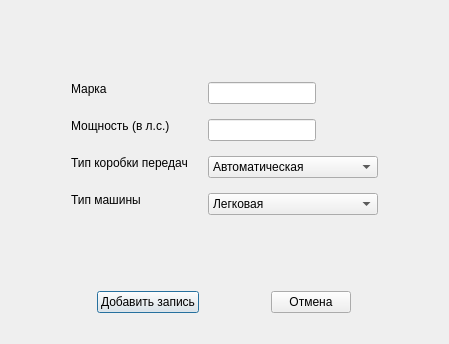
<?xml version="1.0" encoding="UTF-8"?>
<ui version="4.0">
 <class>AddRowClass</class>
 <widget class="QDialog" name="AddRowClass">
  <property name="geometry">
   <rect>
    <x>0</x>
    <y>0</y>
    <width>449</width>
    <height>344</height>
   </rect>
  </property>
  <property name="windowTitle">
   <string>Dialog</string>
  </property>
  <layout class="QVBoxLayout" name="verticalLayout">
   <item>
    <widget class="QLabel" name="label_5">
     <property name="sizePolicy">
      <sizepolicy hsizetype="Preferred" vsizetype="Fixed">
       <horstretch>0</horstretch>
       <verstretch>0</verstretch>
      </sizepolicy>
     </property>
     <property name="text">
      <string/>
     </property>
     <property name="alignment">
      <set>Qt::AlignCenter</set>
     </property>
    </widget>
   </item>
   <item>
    <layout class="QFormLayout" name="formLayout">
     <property name="formAlignment">
      <set>Qt::AlignCenter</set>
     </property>
     <property name="horizontalSpacing">
      <number>20</number>
     </property>
     <property name="verticalSpacing">
      <number>15</number>
     </property>
     <property name="leftMargin">
      <number>60</number>
     </property>
     <property name="topMargin">
      <number>40</number>
     </property>
     <property name="rightMargin">
      <number>60</number>
     </property>
     <property name="bottomMargin">
      <number>40</number>
     </property>
     <item row="0" column="0">
      <widget class="QLabel" name="label">
       <property name="sizePolicy">
        <sizepolicy hsizetype="Fixed" vsizetype="Fixed">
         <horstretch>0</horstretch>
         <verstretch>0</verstretch>
        </sizepolicy>
       </property>
       <property name="text">
        <string>Марка</string>
       </property>
      </widget>
     </item>
     <item row="1" column="0">
      <widget class="QLabel" name="label_2">
       <property name="sizePolicy">
        <sizepolicy hsizetype="Fixed" vsizetype="Fixed">
         <horstretch>0</horstretch>
         <verstretch>0</verstretch>
        </sizepolicy>
       </property>
       <property name="text">
        <string>Мощность (в л.с.)</string>
       </property>
      </widget>
     </item>
     <item row="2" column="0">
      <widget class="QLabel" name="label_3">
       <property name="sizePolicy">
        <sizepolicy hsizetype="Fixed" vsizetype="Fixed">
         <horstretch>0</horstretch>
         <verstretch>0</verstretch>
        </sizepolicy>
       </property>
       <property name="text">
        <string>Тип коробки передач</string>
       </property>
      </widget>
     </item>
     <item row="3" column="0">
      <widget class="QLabel" name="label_4">
       <property name="sizePolicy">
        <sizepolicy hsizetype="Fixed" vsizetype="Fixed">
         <horstretch>0</horstretch>
         <verstretch>0</verstretch>
        </sizepolicy>
       </property>
       <property name="text">
        <string>Тип машины</string>
       </property>
      </widget>
     </item>
     <item row="0" column="1">
      <widget class="QLineEdit" name="lineEdit">
       <property name="sizePolicy">
        <sizepolicy hsizetype="Fixed" vsizetype="Fixed">
         <horstretch>0</horstretch>
         <verstretch>0</verstretch>
        </sizepolicy>
       </property>
      </widget>
     </item>
     <item row="1" column="1">
      <widget class="QLineEdit" name="lineEdit_2">
       <property name="sizePolicy">
        <sizepolicy hsizetype="Fixed" vsizetype="Fixed">
         <horstretch>0</horstretch>
         <verstretch>0</verstretch>
        </sizepolicy>
       </property>
      </widget>
     </item>
     <item row="2" column="1">
      <widget class="QComboBox" name="comboBox">
       <property name="sizePolicy">
        <sizepolicy hsizetype="Preferred" vsizetype="Fixed">
         <horstretch>0</horstretch>
         <verstretch>0</verstretch>
        </sizepolicy>
       </property>
       <item>
        <property name="text">
         <string>Автоматическая</string>
        </property>
       </item>
       <item>
        <property name="text">
         <string>Механическая</string>
        </property>
       </item>
      </widget>
     </item>
     <item row="3" column="1">
      <widget class="QComboBox" name="comboBox_2">
       <property name="sizePolicy">
        <sizepolicy hsizetype="Preferred" vsizetype="Fixed">
         <horstretch>0</horstretch>
         <verstretch>0</verstretch>
        </sizepolicy>
       </property>
       <item>
        <property name="text">
         <string>Легковая</string>
        </property>
       </item>
       <item>
        <property name="text">
         <string>Грузовая</string>
        </property>
       </item>
       <item>
        <property name="text">
         <string>Спортивная</string>
        </property>
       </item>
      </widget>
     </item>
    </layout>
   </item>
   <item>
    <layout class="QHBoxLayout" name="horizontalLayout_4">
     <property name="leftMargin">
      <number>20</number>
     </property>
     <property name="topMargin">
      <number>20</number>
     </property>
     <property name="rightMargin">
      <number>20</number>
     </property>
     <property name="bottomMargin">
      <number>20</number>
     </property>
     <item>
      <widget class="QPushButton" name="addRow">
       <property name="sizePolicy">
        <sizepolicy hsizetype="Fixed" vsizetype="Fixed">
         <horstretch>0</horstretch>
         <verstretch>0</verstretch>
        </sizepolicy>
       </property>
       <property name="text">
        <string>Добавить запись</string>
       </property>
      </widget>
     </item>
     <item>
      <widget class="QPushButton" name="cancel">
       <property name="sizePolicy">
        <sizepolicy hsizetype="Fixed" vsizetype="Fixed">
         <horstretch>0</horstretch>
         <verstretch>0</verstretch>
        </sizepolicy>
       </property>
       <property name="text">
        <string>Отмена</string>
       </property>
      </widget>
     </item>
    </layout>
   </item>
  </layout>
 </widget>
 <resources/>
 <connections/>
</ui>
